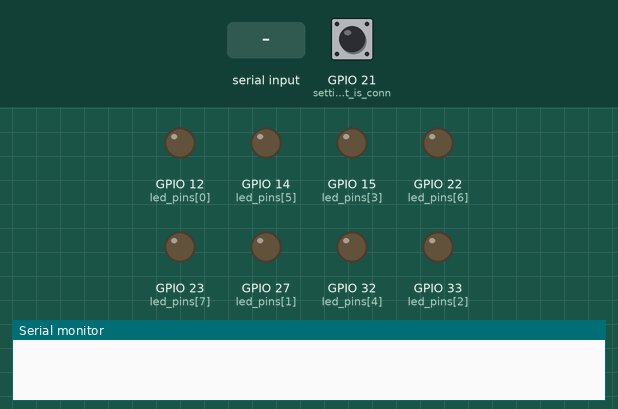
Bench run of a sketch on a simulated ESP32. On the bench: output pins drawn as LEDs (lit = HIGH), the last lines printed to the serial monitor. The inputs (shaded band) are chosen by the test bench; at power-on: GPIO 21 (setting_GPIO_that_is_conn) LOW.

Above: at 1.2 s.
1.3 s: GPIO 21 (setting_GPIO_that_is_conn) pulled HIGH for 0.15 s
At 1.7 s:
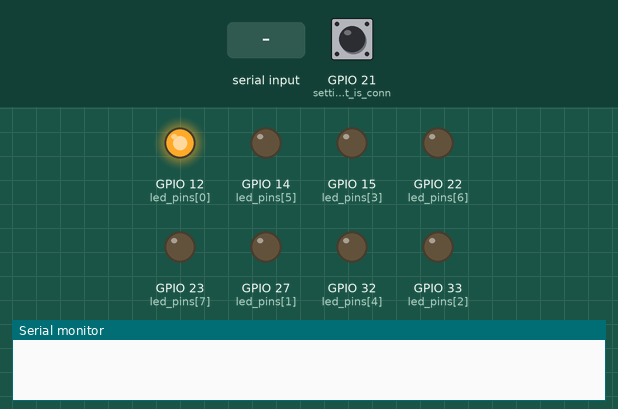
4.3 s: "1" received over Serial
At 7.2 s:
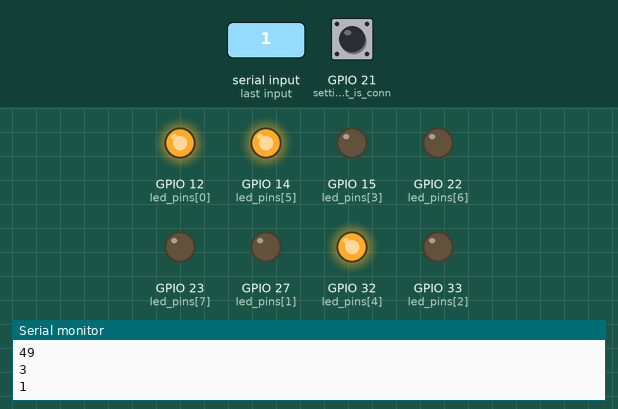
7.3 s: "0" received over Serial
At 8.4 s:
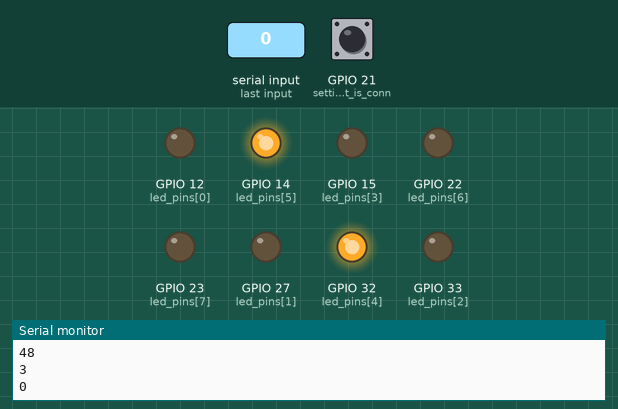
8.8 s: GPIO 21 (setting_GPIO_that_is_conn) pulled HIGH for 1 s
At 9.6 s:
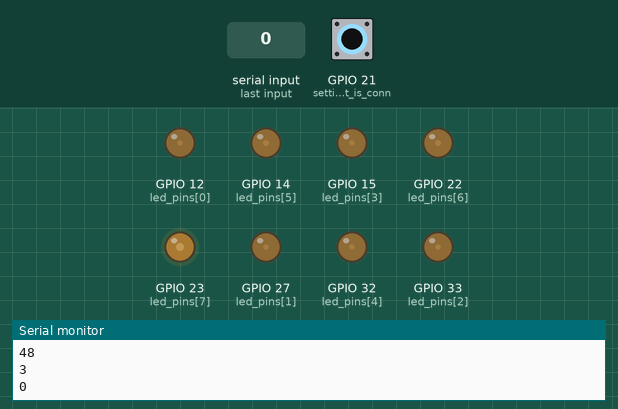
11.3 s: "2" received over Serial
At 12.5 s:
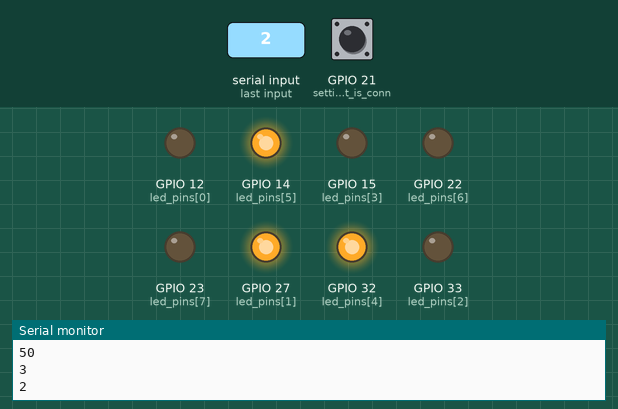
12.8 s: GPIO 21 (setting_GPIO_that_is_conn) pulled HIGH for 0.15 s
At 13.9 s:
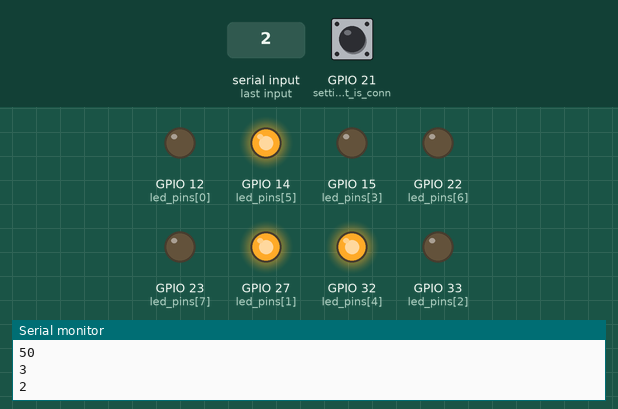
Timing chart, 0 to 15.5 s (numbered marks = the images above; inputs shaded):
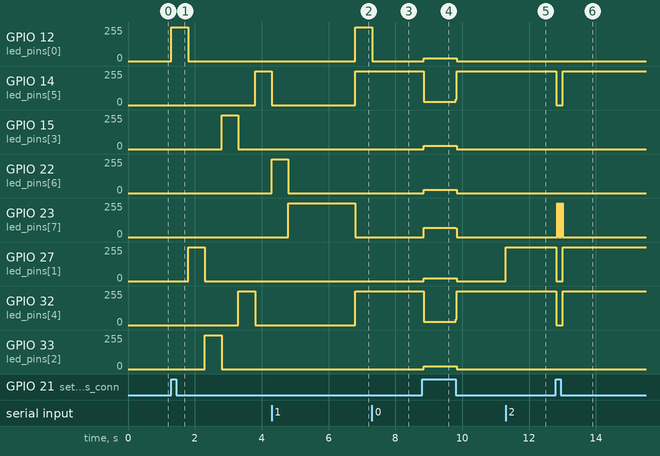

The sketch:

mC.ino
```cpp
// declaring variables
int dl, mlt, incoming;

// define an array to access the LED Pins
int led_pins[8] = {12, 27, 33, 15, 32, 14, 22, 23};

void setup() {

   // setting some initial values
   dl = 10;
   mlt = 50;
   incoming = 0;

   //_________________Begin - Part A_______________

   Serial.begin(115200);

   int x=0;
   for (x=0; x<8; x++){     //setting all GPIOs connected to the LED as OUTPUT pins
    pinMode(led_pins[x], OUTPUT);
   }

   pinMode(21, INPUT);      //setting GPIO that is connected to the switcher as an INPUT pin.

   //_________________End - Part A_________________

}

void loop() {
   // in C, the for-loop variables need to be initialized before the loop
   // for(int i = 0; i < 9; i++) is not accepted

   int i=0, j=0;

   //_________________Begin - Part B_______________
   if( Serial.available() )
   {
     // read into variable incoming
     Serial.readBytes(((char*)&incoming),1); //in lab change this to 2 and print "incoming" below.
     Serial.println(incoming);
     dl = incoming >> 4;
     Serial.println(dl); //dl is printed on the serial monitor
     mlt = incoming % (1<<4);
     Serial.println(mlt); //mlt is printed on the serial monitor
   }
   //_________________End - Part B_________________

   int switcher = digitalRead(21);  //reading value of de GPIO to distinguish switcher position
   if (switcher == 1){
     //_________________Begin - Part C_______________
     // loop over all output (LED) pins and set state to HIGH/LOW
     // e.g. digitalWrite(1,LOW) means you set the digital pin 1 to LOW.
     for (j =0;j<8;j++)
     {
       for (i=0;i<8;i++){
          digitalWrite(led_pins[i],LOW);
       }

       digitalWrite(led_pins[j],HIGH);
       delay(dl*mlt);
     }

     delay(dl*mlt*3);

     //_________________End - Part C_________________
   } else {
      //_________________Begin - Part D_______________
      int arg_word_bin[8]; //empty list is initialized.
      int n = incoming;
      int u=0;

      for(u = 0; u <= 7; u++)
      {
        arg_word_bin[u] = n % 2;   //binary number of incoming is stored in arg_word_bin (bin order is still inverted at this point)
            n = n / 2;
      }

      int q=0;
      for(q=7; q>=0; q--){
        if(arg_word_bin[q]==1){             //if the bit on a certain position in the arg_word_bin list is 1, the corresponding pin is set to HIGH.
          digitalWrite(led_pins[q],HIGH);
        }
        else{
          digitalWrite(led_pins[q],LOW);  // all other pins are set to LOW.
        }
      }

      delay(10);
      //_________________End - Part D_________________
   }

}
```

Measured:
- after the input at 1.3 s, GPIO 12 (led_pins[0]): 0/255 → 255/255 at once, → 0/255 0.50 s later; GPIO 14 (led_pins[5]): 0/255 → 255/255 after 2.5 s
- after the input at 4.3 s, GPIO 12 (led_pins[0]), GPIO 32 (led_pins[4]): 0/255 → 255/255 after 2.5 s
- after the input at 7.3 s, GPIO 12 (led_pins[0]): 255/255 → 0/255 at once
- after the input at 8.8 s, GPIO 12 (led_pins[0]): 0/255 → 20/255 at once, → 0/255 1.0 s later; GPIO 14 (led_pins[5]): 255/255 → 24/255 at once, → 255/255 0.96 s later
- after the input at 11.3 s, GPIO 27 (led_pins[1]): 0/255 → 255/255 at once
- after the input at 12.8 s, GPIO 14 (led_pins[5]), GPIO 32 (led_pins[4]): 255/255 → 0/255 at once, → 255/255 0.20 s later; GPIO 23 (led_pins[7]): alternates 255/255 for 0.02 s and 0/255 for 0.04 s, 6 changes in all, then stays 0/255, starting after 0.05 s; GPIO 27 (led_pins[1]): 255/255 → 0/255 at once, → 255/255 0.19 s later
